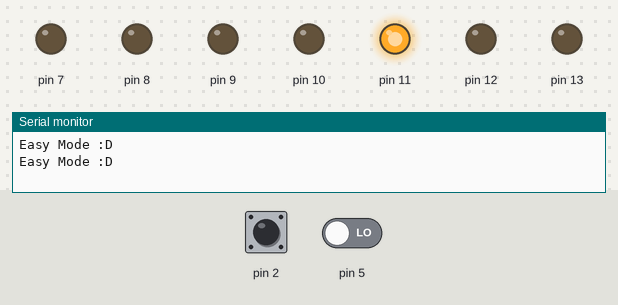
A sketch run on a simulated Arduino Uno, built with avr-gcc and run on an emulated ATmega328P. On the bench: output pins drawn as LEDs (lit = HIGH), the last lines printed to the serial monitor. Dashed ring = blinking. Inputs (shaded band) come from the test bench; at power-on: pin 2 LOW, pin 5 LOW.

Above: at 6.8 s.
6.9 s: pin 2 driven HIGH
At 8.4 s:
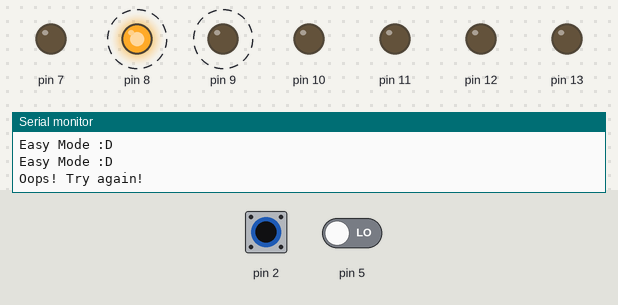
10.4 s: pin 5 driven HIGH
At 11.4 s:
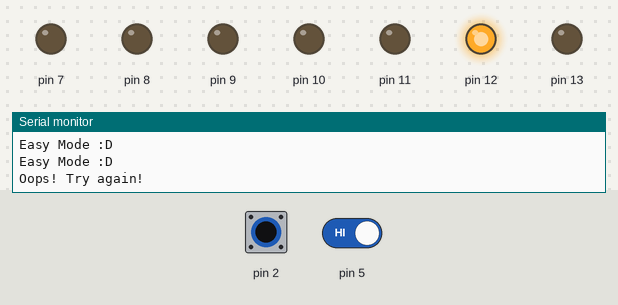
At 13.05 s:
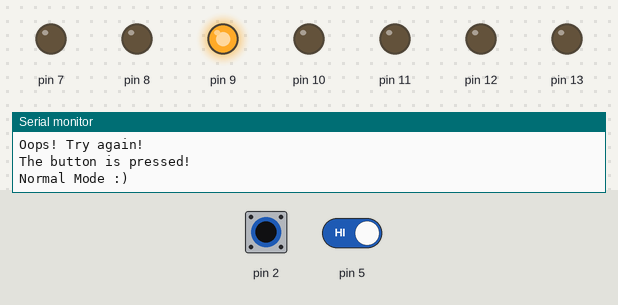
13.9 s: pin 2 pulsed LOW 5 times (0.12 s each, 0.3 s apart)
Timing chart, 0 to 23.4 s (numbered marks = the images above; inputs shaded):
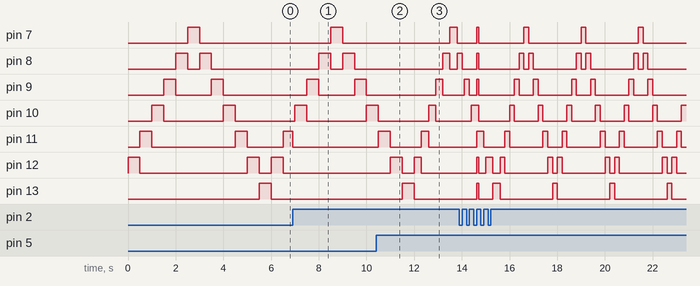

Measured:
- after the input at 10.4 s, pin 7: LOW → HIGH after 3.1 s, → LOW 0.30 s later; pin 8: LOW → HIGH after 2.8 s, → LOW 0.30 s later, → HIGH 0.30 s later; pin 9: LOW → HIGH after 2.5 s instead of 3.1 s
- by itself, pin 8: alternates HIGH for 0.50 s and LOW for 0.50 s, 4 changes in all, then stays LOW
- by itself, pin 9: alternates HIGH for 0.50 s and LOW for 1.5 s, 4 changes in all, then stays LOW

The sketch:

7led_level1_mode2.ino
```cpp
// C++ code

int i = 0;

int diff = 1; // Difficulty of the game (speed of LEDs blinking)
int tint = 0; // Time intervals

int led_0 = 1;
int led_1 = 0;
int led_2 = 0;
int led_3 = 0; // Target LED
int led_4 = 0;
int led_5 = 0;
int led_6 = 0;

void setup()
{
    Serial.begin(9600);

    //7 LEDs
    pinMode(13, OUTPUT);
    pinMode(12, OUTPUT);
    pinMode(11, OUTPUT);
    pinMode(10, OUTPUT);
    pinMode(9, OUTPUT);
    pinMode(8, OUTPUT);
    pinMode(7, OUTPUT);

    digitalWrite(13, LOW);
    digitalWrite(12, LOW);
    digitalWrite(11, LOW);
    digitalWrite(10, LOW);
    digitalWrite(9, LOW);
    digitalWrite(8, LOW);
    digitalWrite(7, LOW);

    //Declare the CATCH button
    attachInterrupt(digitalPinToInterrupt(2), check, RISING);


    //Difficulty setting button
    pinMode(5, INPUT);
}

void loop()
{
    // The difficulty only can be chosen before the first LED blinks

  i = digitalRead(5);

  if (digitalRead(5) == HIGH)
  {
    Serial.println("The button is pressed!");
    diff = diff + 1;
  }
  if(diff == 1)
    {
      Serial.println("Easy Mode :D");
      tint = 500;
    }
  else if(diff == 2)
    {
     Serial.println("Normal Mode :)");
     tint = 300;
    }
  else if(diff == 3)
    {
      Serial.println("Hard Mode :')");
      tint = 200;
    }


    while (led_6 != 1)
    {
      led_6 = led_5;
      led_5 = led_4;
      led_4 = led_3;
      led_3 = led_2;
      led_2 = led_1;
      led_1 = led_0;
      led_0 = 0;

      digitalWrite(13, led_0);
      digitalWrite(12, led_1);
      digitalWrite(11, led_2);
      digitalWrite(10, led_3);
      digitalWrite(9, led_4);
      digitalWrite(8, led_5);
      digitalWrite(7, led_6);

      delay(tint);
    }

    while (led_0 != 1)
    {
     led_0 = led_1;
     led_1 = led_2;
     led_2 = led_3;
     led_3 = led_4;
     led_4 = led_5;
     led_5 = led_6;
     led_6 = 0;

     digitalWrite(13, led_0);
     digitalWrite(12, led_1);
     digitalWrite(11, led_2);
     digitalWrite(10, led_3);
     digitalWrite(9, led_4);
     digitalWrite(8, led_5);
     digitalWrite(7, led_6);

     delay(tint);
    }
}

void check()
{
  // Trigger if CATCH
 if (led_3 == HIGH)
 {
  //Win
   Serial.println("You catched it!");
   digitalWrite(13, HIGH);
   digitalWrite(12, HIGH);
   digitalWrite(11, HIGH);
   digitalWrite(10, HIGH);
   digitalWrite(9, HIGH);
   digitalWrite(8, HIGH);
   digitalWrite(7, HIGH);

 }
 // Trigger if NOT CATCH
 else
 {
   //Lose
   Serial.println("Oops! Try again!");
   digitalWrite(13, LOW);
   digitalWrite(11, LOW);
   digitalWrite(10, LOW);
   digitalWrite(9, LOW);
   digitalWrite(8, LOW);
   digitalWrite(7, LOW);

 }
}
```
